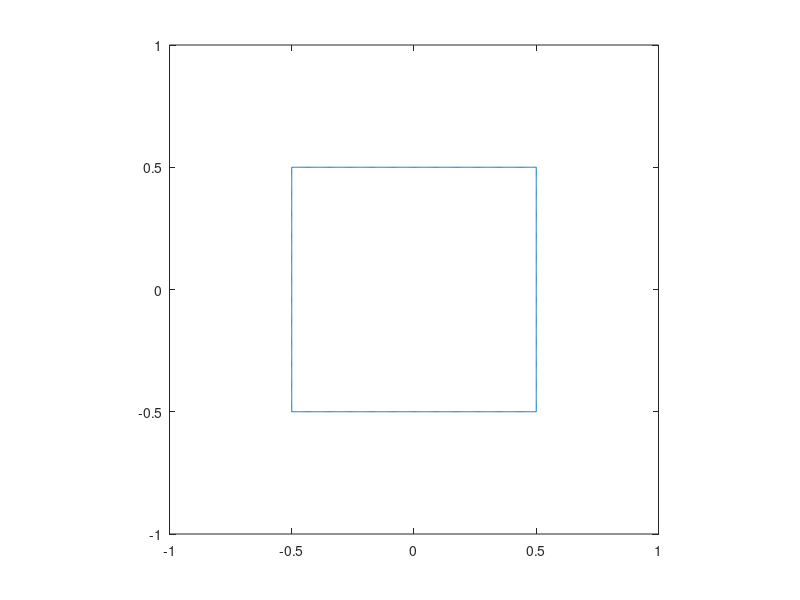

This figure's MATLAB source:
clear all
close all
clc

Vf = fopen('vobj25','w');

a=1;
ns=1024;
l=4*a;
n=ns+1;dn=(n-1)/8;

xs0=zeros(n,1);
ys0=zeros(n,1);
curv=zeros(n,1);
alfa=zeros(n,1);
dx=l/ns;

for i=1:dn+1
    xs0(i)=a/2;
    ys0(i)=(i-1)*dx;
end
for i=dn+2:3*dn+1
    xs0(i)=a/2-(i-dn-1)*dx;
    ys0(i)=a/2;
end
for i=3*dn+2:5*dn+1
    xs0(i)=-a/2;
    ys0(i)=a/2-(i-3*dn-1)*dx;
end
for i=5*dn+2:7*dn+1
    xs0(i)=-a/2+(i-5*dn-1)*dx;
    ys0(i)=-a/2;
end
for i=7*dn+2:n
    xs0(i)=a/2;
    ys0(i)=-a/2+(i-7*dn-1)*dx;
end

plot(xs0,ys0);
axis([-1 1 -1 1])
axis equal
fprintf(Vf,'&vertexinfo nvertex = 1024, ndimension = 3, &end\n');
for i=1:n
    fprintf(Vf,'%16.12f %16.12f %16.12f\n',xs0(i),ys0(i),curv(i));
end

fclose(Vf);
